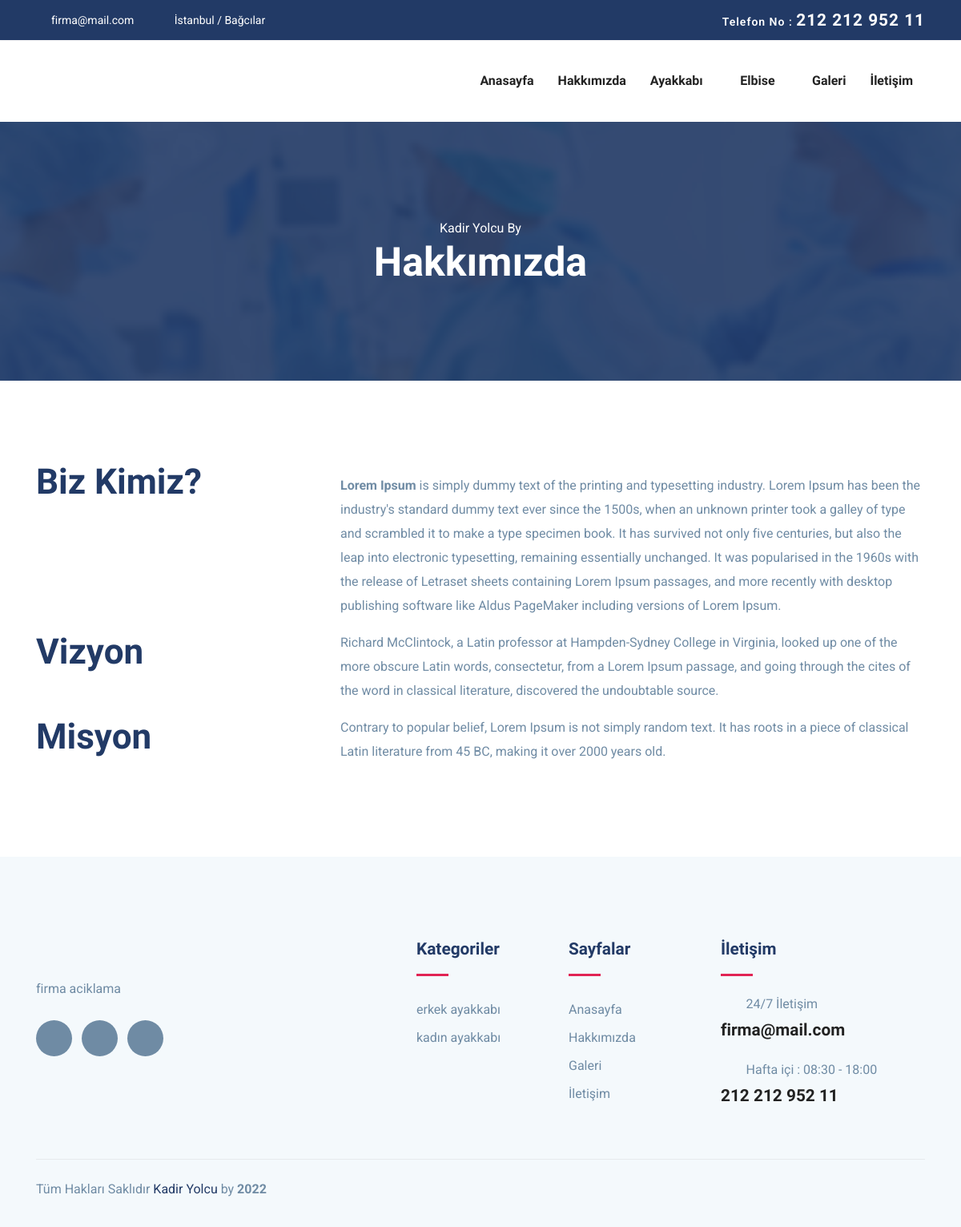
Page /hakkimizda.php on the committed database.
### tables this page shows
CREATE TABLE `ayarlar` (
  `id` int(11) NOT NULL,
  `baslik` varchar(255) NOT NULL,
  `aciklama` varchar(500) NOT NULL,
  `anahtarkelime` varchar(500) NOT NULL,
  `adres` varchar(200) NOT NULL,
  `telefon` varchar(20) NOT NULL,
  `whatsapp` varchar(20) NOT NULL,
  `instagram` varchar(120) NOT NULL,
  `twitter` varchar(120) NOT NULL,
  `linkedin` varchar(120) NOT NULL,
  `facebook` varchar(120) NOT NULL,
  `mailadres` varchar(100) NOT NULL,
  `logo` varchar(250) NOT NULL
);

CREATE TABLE `kategori` (
  `id` int(11) NOT NULL,
  `baslik` varchar(250) NOT NULL,
  `sira` int(11) NOT NULL
);

CREATE TABLE `hakkimizda` (
  `id` int(11) NOT NULL,
  `baslik` varchar(250) NOT NULL,
  `aciklama` text NOT NULL,
  `misyon` varchar(500) NOT NULL,
  `vizyon` varchar(500) NOT NULL
);

CREATE TABLE `altkategori` (
  `id` int(11) NOT NULL,
  `baslik` varchar(250) NOT NULL,
  `sira` int(11) NOT NULL,
  `kategori_id` int(11) NOT NULL
);

### function.php (called while the page is built)
<?php
function seo($s) {
	$tr = array('ş','Ş','ı','I','İ','ğ','Ğ','ü','Ü','ö','Ö','Ç','ç','(',')','/',' ',',','?');
	$eng = array('s','s','i','i','i','g','g','u','u','o','o','c','c','','','-','-','','');
	$s = str_replace($tr,$eng,$s);
	$s = strtolower($s);
	$s = preg_replace('/&amp;amp;amp;amp;amp;amp;amp;amp;amp;.+?;/', '', $s);
	$s = preg_replace('/\s+/', '-', $s);
	$s = preg_replace('|-+|', '-', $s);
	$s = preg_replace('/#/', '', $s);
	$s = str_replace('.', '', $s);
	$s = trim($s, '-');
	return $s;
}
?>

### hakkimizda.php (the view, shortened to what this page needs)
<?php require_once 'header.php';
$query2=$db->prepare("SELECT * FROM hakkimizda where id=?");
$query2->execute(array(1));
$row2=$query2->fetch(PDO::FETCH_ASSOC);
 ?>
<section class="page-title bg-1">
  <div class="container">
    <div class="row">
      <div class="col-md-12">
        <div class="block text-center">
          <span class="text-white">Kadir Yolcu By</span>
          <h1 class="text-capitalize mb-5 text-lg">Hakkımızda</h1>
        </div>
      </div>
    </div>
  </div>
</section>
<section class="section about-page">
	<div class="container">
		<div class="row">
			<div class="col-lg-4">
				<h2 class="title-color"><?php echo $row2['baslik']; ?></h2>
			</div>
			<div class="col-lg-8">
				<p><?php echo $row2['aciklama']; ?></p>
			</div>
      <div class="col-lg-4">
				<h2 class="title-color">Vizyon</h2>
			</div>
			<div class="col-lg-8">
				<p><?php echo $row2['vizyon']; ?></p>
			</div>
      <div class="col-lg-4">
        <h2 class="title-color">Misyon</h2>
      </div>
      <div class="col-lg-8">
        <p><?php echo $row2['misyon']; ?></p>
      </div>
		</div>
	</div>
</section>
<?php require_once 'footer.php'; ?>

### header.php (shortened to what this page needs)
<?php
require_once 'Admin/config.php';
require_once 'function.php';
$ayar=$db->prepare("SELECT * FROM ayarlar where id=?");
$ayar->execute(array(1));
$ayarcek=$ayar->fetch(PDO::FETCH_ASSOC);
 ?>
<!DOCTYPE html>
<html lang="tr">
<head>
    <link rel="stylesheet" href="plugins/bootstrap/css/bootstrap.min.css">
    <link rel="stylesheet" href="plugins/icofont/icofont.min.css">
    <link rel="stylesheet" href="plugins/slick-carousel/slick/slick.css">
    <link rel="stylesheet" href="plugins/slick-carousel/slick/slick-theme.css">
    <link rel="stylesheet" href="css/style.css">
</head>
<body id="top">
<header>
	<div class="header-top-bar">
		<div class="container">
			<div class="row align-items-center">
				<div class="col-lg-6">
					<ul class="top-bar-info list-inline-item pl-0 mb-0">
						<li class="list-inline-item"><a href="<?php echo $ayarcek['mailadres']; ?>"><i class="icofont-support-faq mr-2"></i><?php echo $ayarcek['mailadres']; ?></a></li>
						<li class="list-inline-item"><i class="icofont-location-pin mr-2"></i><?php echo $ayarcek['adres']; ?> </li>
					</ul>
				</div>
				<div class="col-lg-6">
					<div class="text-lg-right top-right-bar mt-2 mt-lg-0">
						<a href="tel:+23-345-67890" >
							<span>Telefon No : </span>
							<span class="h4"><?php echo $ayarcek['telefon']; ?></span>
						</a>
					</div>
				</div>
			</div>
		</div>
	</div>
	<nav class="navbar navbar-expand-lg navigation" id="navbar">
		<div class="container">
		  <div class="collapse navbar-collapse" id="navbarmain">
			<ul class="navbar-nav ml-auto">
			  <li class="nav-item active">
				<a class="nav-link" href="index.php">Anasayfa</a>
			  </li>
			   <li class="nav-item"><a class="nav-link" href="hakkimizda.php">Hakkımızda</a></li>
         <?php $kategori=$db->prepare("SELECT * FROM kategori");
         $kategori->execute();
         while ($kategoricek=$kategori->fetch(PDO::FETCH_ASSOC)) {
           ?>
			    <li class="nav-item dropdown">
					<a class="nav-link dropdown-toggle" href="department.html" id="dropdown02" data-toggle="dropdown" aria-haspopup="true" aria-expanded="false"><?php echo $kategoricek['baslik']; ?> <i class="icofont-thin-down"></i></a>
			  	</li>
        <?php } ?>
			   <li class="nav-item"><a class="nav-link" href="galeri.php">Galeri</a></li>
         <li class="nav-item"><a class="nav-link" href="iletisim.php">İletişim</a></li>
			</ul>
		  </div>
		</div>
	</nav>
</header>

### footer.php (shortened to what this page needs)
<footer class="footer section gray-bg">
	<div class="container">
		<div class="row">
			<div class="col-lg-4 mr-auto col-sm-6">
				<div class="widget mb-5 mb-lg-0">
					<div class="logo mb-4">
					</div>
					<p> <?php echo $ayarcek['aciklama']; ?></p>
					<ul class="list-inline footer-socials mt-4">
						<li class="list-inline-item"><a href="<?php echo $ayarcek['facebook']; ?>"><i class="icofont-facebook"></i></a></li>
						<li class="list-inline-item"><a href="<?php echo $ayarcek['twitter']; ?>"><i class="icofont-twitter"></i></a></li>
						<li class="list-inline-item"><a href="<?php echo $ayarcek['linkedin']; ?>"><i class="icofont-linkedin"></i></a></li>
					</ul>
				</div>
			</div>
			<div class="col-lg-2 col-md-6 col-sm-6">
				<div class="widget mb-5 mb-lg-0">
					<h4 class="text-capitalize mb-3">Kategoriler</h4>
					<div class="divider mb-4"></div>
					<ul class="list-unstyled footer-menu lh-35">
						<?php $altkategori=$db->prepare("SELECT * FROM altkategori where kategori_id=? ");
						$altkategori->execute(array(6));
						while ($altkategoricek=$altkategori->fetch(PDO::FETCH_ASSOC)) { ?>
						<li class="list-inline-item"><a  href="urunler-<?=seo($altkategoricek['baslik']).'-'.$altkategoricek['id']?>">
							<?php echo $altkategoricek['baslik'];?>
						</a></li>
					<?php } ?>
					</ul>
				</div>
			</div>
			<div class="col-lg-2 col-md-6 col-sm-6">
				<div class="widget mb-5 mb-lg-0">
					<h4 class="text-capitalize mb-3">Sayfalar</h4>
					<div class="divider mb-4"></div>
					<ul class="list-unstyled footer-menu lh-35">
						<li><a href="index">Anasayfa</a></li>
						<li><a href="hakkimizda">Hakkımızda</a></li>
						<li><a href="galeri">Galeri </a></li>
						<li><a href="iletisim">İletişim</a></li>
					</ul>
				</div>
			</div>
			<div class="col-lg-3 col-md-6 col-sm-6">
				<div class="widget widget-contact mb-5 mb-lg-0">
					<h4 class="text-capitalize mb-3">İletişim</h4>
					<div class="divider mb-4"></div>
					<div class="footer-contact-block mb-4">
						<div class="icon d-flex align-items-center">
							<i class="icofont-email mr-3"></i>
							<span class="h6 mb-0"> 24/7 İletişim</span>
						</div>
						<h4 class="mt-2"><a href="<?php echo $ayarcek['mailadres']; ?>"><?php echo $ayarcek['mailadres']; ?></a></h4>
					</div>
					<div class="footer-contact-block">
						<div class="icon d-flex align-items-center">
							<i class="icofont-support mr-3"></i>
							<span class="h6 mb-0">Hafta içi : 08:30 - 18:00</span>
						</div>
						<h4 class="mt-2"><a href="<?php echo $ayarcek['telefon']; ?>"><?php echo $ayarcek['telefon']; ?></a></h4>
					</div>
				</div>
			</div>
		</div>
		<div class="footer-btm py-4 mt-5">
			<div class="row align-items-center justify-content-between">
				<div class="col-lg-6">
					<div class="copyright">
					Tüm Hakları Saklıdır <span class="text-color">Kadir Yolcu</span> by <strong><?php echo date("Y");?></strong>
					</div>
				</div>
			</div>
		</div>
	</div>
</footer>
  </body>
  </html>

### css/style.css (style rules this page uses)
html { overflow-x: hidden; }
body { line-height: 1.6; font-family: "Roboto", sans-serif; -webkit-font-smoothing: antialiased; font-size: 16px; color: #6F8BA4; font-weight: 400; }
h1, .h1, h2, .h2, h3, .h3, h4, .h4, h5, .h5, h6, .h6 { font-family: "Exo", sans-serif; font-weight: 700; color: #222; }
h1, .h1 { font-size: 2.5rem; }
h2, .h2 { font-size: 44px; }
h4, .h4 { font-size: 1.3rem; line-height: 30px; }
h6, .h6 { font-size: 1rem; }
p { line-height: 30px; }
.section { padding: 100px 0; }
.text-lg { font-size: 3.75rem; }
a { color: #222; text-decoration: none; transition: all .35s ease; }
.page-title { padding: 120px 0px 70px 0px; position: relative; }
.page-title .block h1 { color: #fff; }
.title-color { color: #223a66; }
.text-lg { font-size: 50px; }
.gray-bg { background: #f4f9fc; }
#navbarmain { padding: 20px 0px; }
#navbarmain .nav-link { font-weight: 600; padding: 10px 15px; color: #222; font-family: "Exo", sans-serif; text-transform: capitalize; font-size: 16px; transition: all .25s ease; }
.dropdown-toggle::after { display: none; }
.header-top-bar { background: #223a66; font-size: 14px; padding: 10px 0px; box-shadow: 0 1px 2px rgba(0, 0, 0, 0.05); color: #fff; }
.top-bar-info li a { color: #fff; margin-right: 20px; }
.top-right-bar a span { color: #fff; font-weight: 600; letter-spacing: 1px; }
.bg-1 { background: url("../images/bg/22.jpg") no-repeat 50% 50%; background-size: cover; position: relative; }
.text-color { color: #223a66; }
.divider { width: 40px; height: 5px; background: #e12454; }
.lh-35 { line-height: 35px; }
.footer { padding-bottom: 10px; }
.logo { font-weight: 600; letter-spacing: 1px; }
.widget .divider { height: 3px; }
.widget h4 { color: #223a66; }
.widget .footer-menu a { color: #6F8BA4; }
.footer-contact-block span { font-weight: 400; color: #6F8BA4; }
.footer-contact-block i { font-size: 20px; }
.footer-btm { border-top: 1px solid rgba(0, 0, 0, 0.06); }
.footer-socials li a { width: 45px; height: 45px; background: #6F8BA4; color: #fff; display: inline-block; text-align: center; border-radius: 100%; padding-top: 12px; }

### rows in the picture
ayarlar: mailadres "firma@mail.com", adres "İstanbul / Bağcılar", telefon "212 212 952 11", aciklama "firma aciklama"
kategori: baslik "Ayakkabı"
kategori: baslik "Elbise"
hakkimizda: baslik "Biz Kimiz?", aciklama "Lorem Ipsum is simply dummy text of the printing and typesetting industry. Lorem Ipsum has been the industry's standard dummy text ever since the 1500s, when an unknown printer took a galley of type and scrambled it to make a type specimen book. It has survived not only five centuries, but also the leap into electronic typesetting, remaining essentially unchanged. It was popularised in the 1960s with the release of Letraset sheets containing Lorem Ipsum passages, and more recently with desktop publishing software like Aldus PageMaker including versions of Lorem Ipsum.", vizyon "Richard McClintock, a Latin professor at Hampden-Sydney College in Virginia, looked up one of the more obscure Latin words, consectetur, from a Lorem Ipsum passage, and going through the cites of the word in classical literature, discovered the undoubtable source.", misyon "Contrary to popular belief, Lorem Ipsum is not simply random text. It has roots in a piece of classical Latin literature from 45 BC, making it over 2000 years old."
altkategori: baslik "erkek ayakkabı"
altkategori: baslik "kadın ayakkabı"
